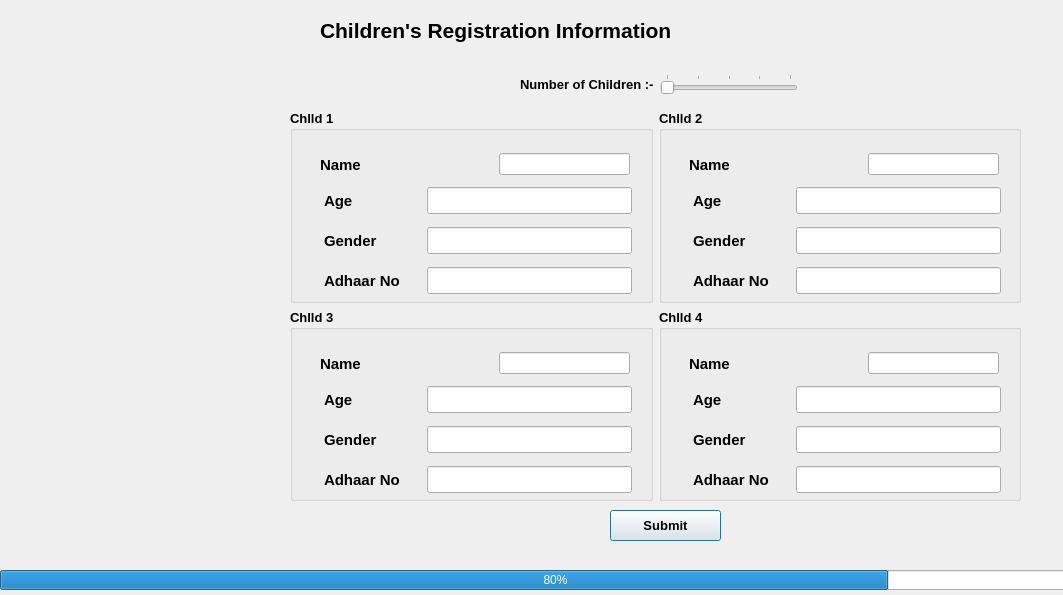
<?xml version="1.0" encoding="UTF-8"?>
<ui version="4.0">
 <class>Dialog4</class>
 <widget class="QDialog" name="Dialog4">
  <property name="geometry">
   <rect>
    <x>0</x>
    <y>0</y>
    <width>1063</width>
    <height>595</height>
   </rect>
  </property>
  <property name="windowTitle">
   <string>Dialog</string>
  </property>
  <property name="styleSheet">
   <string notr="true">background-image: url(:/new/prefix1/D:/FEC/pexels-madison-inouye-1831234.jpg);</string>
  </property>
  <widget class="QLabel" name="label_22">
   <property name="geometry">
    <rect>
     <x>30</x>
     <y>220</y>
     <width>261</width>
     <height>231</height>
    </rect>
   </property>
   <property name="styleSheet">
    <string notr="true">image: url(:/new/prefix1/D:/FEC/medical_mask_PNG48.png);</string>
   </property>
   <property name="text">
    <string/>
   </property>
  </widget>
  <widget class="QWidget" name="layoutWidget">
   <property name="geometry">
    <rect>
     <x>290</x>
     <y>110</y>
     <width>731</width>
     <height>391</height>
    </rect>
   </property>
   <layout class="QGridLayout" name="gridLayout">
    <item row="1" column="0">
     <widget class="QGroupBox" name="groupBox_3">
      <property name="font">
       <font>
        <pointsize>10</pointsize>
        <weight>75</weight>
        <bold>true</bold>
       </font>
      </property>
      <property name="title">
       <string>Chlld 3</string>
      </property>
      <widget class="QLabel" name="label_14">
       <property name="geometry">
        <rect>
         <x>34</x>
         <y>77</y>
         <width>49</width>
         <height>27</height>
        </rect>
       </property>
       <property name="font">
        <font>
         <pointsize>11</pointsize>
         <weight>75</weight>
         <bold>true</bold>
        </font>
       </property>
       <property name="text">
        <string>Age</string>
       </property>
      </widget>
      <widget class="QLineEdit" name="lineEdit_10">
       <property name="geometry">
        <rect>
         <x>137</x>
         <y>77</y>
         <width>205</width>
         <height>27</height>
        </rect>
       </property>
       <property name="font">
        <font>
         <pointsize>9</pointsize>
         <weight>75</weight>
         <bold>true</bold>
        </font>
       </property>
       <property name="styleSheet">
        <string notr="true">color: rgb(170, 85, 127);</string>
       </property>
      </widget>
      <widget class="QLabel" name="label_15">
       <property name="geometry">
        <rect>
         <x>34</x>
         <y>117</y>
         <width>71</width>
         <height>27</height>
        </rect>
       </property>
       <property name="font">
        <font>
         <pointsize>11</pointsize>
         <weight>75</weight>
         <bold>true</bold>
        </font>
       </property>
       <property name="text">
        <string>Gender</string>
       </property>
      </widget>
      <widget class="QLineEdit" name="lineEdit_11">
       <property name="geometry">
        <rect>
         <x>137</x>
         <y>117</y>
         <width>205</width>
         <height>27</height>
        </rect>
       </property>
       <property name="font">
        <font>
         <pointsize>9</pointsize>
         <weight>75</weight>
         <bold>true</bold>
        </font>
       </property>
       <property name="styleSheet">
        <string notr="true">color: rgb(170, 85, 127);</string>
       </property>
      </widget>
      <widget class="QLabel" name="label_16">
       <property name="geometry">
        <rect>
         <x>34</x>
         <y>157</y>
         <width>101</width>
         <height>27</height>
        </rect>
       </property>
       <property name="font">
        <font>
         <pointsize>11</pointsize>
         <weight>75</weight>
         <bold>true</bold>
        </font>
       </property>
       <property name="text">
        <string>Adhaar No</string>
       </property>
      </widget>
      <widget class="QLineEdit" name="lineEdit_12">
       <property name="geometry">
        <rect>
         <x>137</x>
         <y>157</y>
         <width>205</width>
         <height>27</height>
        </rect>
       </property>
       <property name="font">
        <font>
         <pointsize>9</pointsize>
         <weight>75</weight>
         <bold>true</bold>
        </font>
       </property>
       <property name="styleSheet">
        <string notr="true">color: rgb(170, 85, 127);</string>
       </property>
      </widget>
      <widget class="QWidget" name="layoutWidget_3">
       <property name="geometry">
        <rect>
         <x>30</x>
         <y>40</y>
         <width>310</width>
         <height>29</height>
        </rect>
       </property>
       <layout class="QHBoxLayout" name="horizontalLayout_4">
        <item>
         <widget class="QLabel" name="label_17">
          <property name="font">
           <font>
            <pointsize>11</pointsize>
            <weight>75</weight>
            <bold>true</bold>
           </font>
          </property>
          <property name="text">
           <string>Name</string>
          </property>
         </widget>
        </item>
        <item>
         <spacer name="horizontalSpacer_12">
          <property name="orientation">
           <enum>Qt::Horizontal</enum>
          </property>
          <property name="sizeHint" stdset="0">
           <size>
            <width>40</width>
            <height>20</height>
           </size>
          </property>
         </spacer>
        </item>
        <item>
         <widget class="QLineEdit" name="lineEdit_9">
          <property name="font">
           <font>
            <pointsize>9</pointsize>
            <weight>75</weight>
            <bold>true</bold>
           </font>
          </property>
          <property name="styleSheet">
           <string notr="true">color: rgb(170, 85, 127);</string>
          </property>
         </widget>
        </item>
       </layout>
      </widget>
     </widget>
    </item>
    <item row="0" column="1">
     <widget class="QGroupBox" name="groupBox_2">
      <property name="font">
       <font>
        <pointsize>10</pointsize>
        <weight>75</weight>
        <bold>true</bold>
       </font>
      </property>
      <property name="title">
       <string>Chlld 2</string>
      </property>
      <widget class="QLabel" name="label_6">
       <property name="geometry">
        <rect>
         <x>34</x>
         <y>77</y>
         <width>49</width>
         <height>27</height>
        </rect>
       </property>
       <property name="font">
        <font>
         <pointsize>11</pointsize>
         <weight>75</weight>
         <bold>true</bold>
        </font>
       </property>
       <property name="text">
        <string>Age</string>
       </property>
      </widget>
      <widget class="QLineEdit" name="lineEdit_6">
       <property name="geometry">
        <rect>
         <x>137</x>
         <y>77</y>
         <width>205</width>
         <height>27</height>
        </rect>
       </property>
       <property name="font">
        <font>
         <pointsize>9</pointsize>
         <weight>75</weight>
         <bold>true</bold>
        </font>
       </property>
       <property name="styleSheet">
        <string notr="true">color: rgb(170, 85, 127);</string>
       </property>
      </widget>
      <widget class="QLabel" name="label_7">
       <property name="geometry">
        <rect>
         <x>34</x>
         <y>117</y>
         <width>71</width>
         <height>27</height>
        </rect>
       </property>
       <property name="font">
        <font>
         <pointsize>11</pointsize>
         <weight>75</weight>
         <bold>true</bold>
        </font>
       </property>
       <property name="text">
        <string>Gender</string>
       </property>
      </widget>
      <widget class="QLineEdit" name="lineEdit_7">
       <property name="geometry">
        <rect>
         <x>137</x>
         <y>117</y>
         <width>205</width>
         <height>27</height>
        </rect>
       </property>
       <property name="font">
        <font>
         <pointsize>9</pointsize>
         <weight>75</weight>
         <bold>true</bold>
        </font>
       </property>
       <property name="styleSheet">
        <string notr="true">color: rgb(170, 85, 127);</string>
       </property>
      </widget>
      <widget class="QLabel" name="label_8">
       <property name="geometry">
        <rect>
         <x>34</x>
         <y>157</y>
         <width>101</width>
         <height>27</height>
        </rect>
       </property>
       <property name="font">
        <font>
         <pointsize>11</pointsize>
         <weight>75</weight>
         <bold>true</bold>
        </font>
       </property>
       <property name="text">
        <string>Adhaar No</string>
       </property>
      </widget>
      <widget class="QLineEdit" name="lineEdit_8">
       <property name="geometry">
        <rect>
         <x>137</x>
         <y>157</y>
         <width>205</width>
         <height>27</height>
        </rect>
       </property>
       <property name="font">
        <font>
         <pointsize>9</pointsize>
         <weight>75</weight>
         <bold>true</bold>
        </font>
       </property>
       <property name="styleSheet">
        <string notr="true">color: rgb(170, 85, 127);</string>
       </property>
      </widget>
      <widget class="QWidget" name="layoutWidget_2">
       <property name="geometry">
        <rect>
         <x>30</x>
         <y>40</y>
         <width>310</width>
         <height>29</height>
        </rect>
       </property>
       <layout class="QHBoxLayout" name="horizontalLayout_2">
        <item>
         <widget class="QLabel" name="label_9">
          <property name="font">
           <font>
            <pointsize>11</pointsize>
            <weight>75</weight>
            <bold>true</bold>
           </font>
          </property>
          <property name="text">
           <string>Name</string>
          </property>
         </widget>
        </item>
        <item>
         <spacer name="horizontalSpacer_6">
          <property name="orientation">
           <enum>Qt::Horizontal</enum>
          </property>
          <property name="sizeHint" stdset="0">
           <size>
            <width>40</width>
            <height>20</height>
           </size>
          </property>
         </spacer>
        </item>
        <item>
         <widget class="QLineEdit" name="lineEdit_5">
          <property name="font">
           <font>
            <pointsize>9</pointsize>
            <weight>75</weight>
            <bold>true</bold>
           </font>
          </property>
          <property name="styleSheet">
           <string notr="true">color: rgb(170, 85, 127);</string>
          </property>
         </widget>
        </item>
       </layout>
      </widget>
     </widget>
    </item>
    <item row="1" column="1">
     <widget class="QGroupBox" name="groupBox_4">
      <property name="font">
       <font>
        <pointsize>10</pointsize>
        <weight>75</weight>
        <bold>true</bold>
       </font>
      </property>
      <property name="title">
       <string>Chlld 4</string>
      </property>
      <widget class="QLabel" name="label_18">
       <property name="geometry">
        <rect>
         <x>34</x>
         <y>77</y>
         <width>49</width>
         <height>27</height>
        </rect>
       </property>
       <property name="font">
        <font>
         <pointsize>11</pointsize>
         <weight>75</weight>
         <bold>true</bold>
        </font>
       </property>
       <property name="text">
        <string>Age</string>
       </property>
      </widget>
      <widget class="QLineEdit" name="lineEdit_14">
       <property name="geometry">
        <rect>
         <x>137</x>
         <y>77</y>
         <width>205</width>
         <height>27</height>
        </rect>
       </property>
       <property name="font">
        <font>
         <pointsize>9</pointsize>
         <weight>75</weight>
         <bold>true</bold>
        </font>
       </property>
       <property name="styleSheet">
        <string notr="true">color: rgb(170, 85, 127);</string>
       </property>
      </widget>
      <widget class="QLabel" name="label_19">
       <property name="geometry">
        <rect>
         <x>34</x>
         <y>117</y>
         <width>71</width>
         <height>27</height>
        </rect>
       </property>
       <property name="font">
        <font>
         <pointsize>11</pointsize>
         <weight>75</weight>
         <bold>true</bold>
        </font>
       </property>
       <property name="text">
        <string>Gender</string>
       </property>
      </widget>
      <widget class="QLineEdit" name="lineEdit_15">
       <property name="geometry">
        <rect>
         <x>137</x>
         <y>117</y>
         <width>205</width>
         <height>27</height>
        </rect>
       </property>
       <property name="font">
        <font>
         <pointsize>9</pointsize>
         <weight>75</weight>
         <bold>true</bold>
        </font>
       </property>
       <property name="styleSheet">
        <string notr="true">color: rgb(170, 85, 127);</string>
       </property>
      </widget>
      <widget class="QLabel" name="label_20">
       <property name="geometry">
        <rect>
         <x>34</x>
         <y>157</y>
         <width>101</width>
         <height>27</height>
        </rect>
       </property>
       <property name="font">
        <font>
         <pointsize>11</pointsize>
         <weight>75</weight>
         <bold>true</bold>
        </font>
       </property>
       <property name="text">
        <string>Adhaar No</string>
       </property>
      </widget>
      <widget class="QLineEdit" name="lineEdit_16">
       <property name="geometry">
        <rect>
         <x>137</x>
         <y>157</y>
         <width>205</width>
         <height>27</height>
        </rect>
       </property>
       <property name="font">
        <font>
         <pointsize>9</pointsize>
         <weight>75</weight>
         <bold>true</bold>
        </font>
       </property>
       <property name="styleSheet">
        <string notr="true">color: rgb(170, 85, 127);</string>
       </property>
      </widget>
      <widget class="QWidget" name="layoutWidget_4">
       <property name="geometry">
        <rect>
         <x>30</x>
         <y>40</y>
         <width>310</width>
         <height>29</height>
        </rect>
       </property>
       <layout class="QHBoxLayout" name="horizontalLayout_5">
        <item>
         <widget class="QLabel" name="label_21">
          <property name="font">
           <font>
            <pointsize>11</pointsize>
            <weight>75</weight>
            <bold>true</bold>
           </font>
          </property>
          <property name="text">
           <string>Name</string>
          </property>
         </widget>
        </item>
        <item>
         <spacer name="horizontalSpacer_15">
          <property name="orientation">
           <enum>Qt::Horizontal</enum>
          </property>
          <property name="sizeHint" stdset="0">
           <size>
            <width>40</width>
            <height>20</height>
           </size>
          </property>
         </spacer>
        </item>
        <item>
         <widget class="QLineEdit" name="lineEdit_13">
          <property name="font">
           <font>
            <pointsize>9</pointsize>
            <weight>75</weight>
            <bold>true</bold>
           </font>
          </property>
          <property name="styleSheet">
           <string notr="true">color: rgb(170, 85, 127);</string>
          </property>
         </widget>
        </item>
       </layout>
      </widget>
     </widget>
    </item>
    <item row="0" column="0">
     <widget class="QGroupBox" name="groupBox">
      <property name="font">
       <font>
        <pointsize>10</pointsize>
        <weight>75</weight>
        <bold>true</bold>
       </font>
      </property>
      <property name="title">
       <string>Chlld 1</string>
      </property>
      <widget class="QLabel" name="label_3">
       <property name="geometry">
        <rect>
         <x>34</x>
         <y>77</y>
         <width>49</width>
         <height>27</height>
        </rect>
       </property>
       <property name="font">
        <font>
         <pointsize>11</pointsize>
         <weight>75</weight>
         <bold>true</bold>
        </font>
       </property>
       <property name="text">
        <string>Age</string>
       </property>
      </widget>
      <widget class="QLineEdit" name="lineEdit_2">
       <property name="geometry">
        <rect>
         <x>137</x>
         <y>77</y>
         <width>205</width>
         <height>27</height>
        </rect>
       </property>
       <property name="font">
        <font>
         <pointsize>9</pointsize>
         <weight>75</weight>
         <bold>true</bold>
        </font>
       </property>
       <property name="styleSheet">
        <string notr="true">color: rgb(170, 85, 127);</string>
       </property>
      </widget>
      <widget class="QLabel" name="label_4">
       <property name="geometry">
        <rect>
         <x>34</x>
         <y>117</y>
         <width>71</width>
         <height>27</height>
        </rect>
       </property>
       <property name="font">
        <font>
         <pointsize>11</pointsize>
         <weight>75</weight>
         <bold>true</bold>
        </font>
       </property>
       <property name="text">
        <string>Gender</string>
       </property>
      </widget>
      <widget class="QLineEdit" name="lineEdit_3">
       <property name="geometry">
        <rect>
         <x>137</x>
         <y>117</y>
         <width>205</width>
         <height>27</height>
        </rect>
       </property>
       <property name="font">
        <font>
         <pointsize>9</pointsize>
         <weight>75</weight>
         <bold>true</bold>
        </font>
       </property>
       <property name="styleSheet">
        <string notr="true">color: rgb(170, 85, 127);</string>
       </property>
      </widget>
      <widget class="QLabel" name="label_5">
       <property name="geometry">
        <rect>
         <x>34</x>
         <y>157</y>
         <width>101</width>
         <height>27</height>
        </rect>
       </property>
       <property name="font">
        <font>
         <pointsize>11</pointsize>
         <weight>75</weight>
         <bold>true</bold>
        </font>
       </property>
       <property name="text">
        <string>Adhaar No</string>
       </property>
      </widget>
      <widget class="QLineEdit" name="lineEdit_4">
       <property name="geometry">
        <rect>
         <x>137</x>
         <y>157</y>
         <width>205</width>
         <height>27</height>
        </rect>
       </property>
       <property name="font">
        <font>
         <pointsize>9</pointsize>
         <weight>75</weight>
         <bold>true</bold>
        </font>
       </property>
       <property name="styleSheet">
        <string notr="true">color: rgb(170, 85, 127);</string>
       </property>
      </widget>
      <widget class="QWidget" name="layoutWidget_5">
       <property name="geometry">
        <rect>
         <x>30</x>
         <y>40</y>
         <width>310</width>
         <height>29</height>
        </rect>
       </property>
       <layout class="QHBoxLayout" name="horizontalLayout">
        <item>
         <widget class="QLabel" name="label_2">
          <property name="font">
           <font>
            <pointsize>11</pointsize>
            <weight>75</weight>
            <bold>true</bold>
           </font>
          </property>
          <property name="text">
           <string>Name</string>
          </property>
         </widget>
        </item>
        <item>
         <spacer name="horizontalSpacer">
          <property name="orientation">
           <enum>Qt::Horizontal</enum>
          </property>
          <property name="sizeHint" stdset="0">
           <size>
            <width>40</width>
            <height>20</height>
           </size>
          </property>
         </spacer>
        </item>
        <item>
         <widget class="QLineEdit" name="lineEdit">
          <property name="font">
           <font>
            <pointsize>9</pointsize>
            <weight>75</weight>
            <bold>true</bold>
           </font>
          </property>
          <property name="styleSheet">
           <string notr="true">color: rgb(170, 85, 127);</string>
          </property>
         </widget>
        </item>
       </layout>
      </widget>
     </widget>
    </item>
   </layout>
  </widget>
  <widget class="QLabel" name="label">
   <property name="geometry">
    <rect>
     <x>320</x>
     <y>10</y>
     <width>491</width>
     <height>41</height>
    </rect>
   </property>
   <property name="font">
    <font>
     <pointsize>16</pointsize>
     <weight>75</weight>
     <bold>true</bold>
    </font>
   </property>
   <property name="text">
    <string>Children's Registration Information</string>
   </property>
  </widget>
  <widget class="QPushButton" name="pushButton">
   <property name="geometry">
    <rect>
     <x>610</x>
     <y>510</y>
     <width>111</width>
     <height>31</height>
    </rect>
   </property>
   <property name="font">
    <font>
     <pointsize>10</pointsize>
     <weight>75</weight>
     <bold>true</bold>
    </font>
   </property>
   <property name="text">
    <string>Submit</string>
   </property>
  </widget>
  <widget class="QProgressBar" name="progressBar">
   <property name="geometry">
    <rect>
     <x>0</x>
     <y>570</y>
     <width>1111</width>
     <height>20</height>
    </rect>
   </property>
   <property name="value">
    <number>80</number>
   </property>
   <property name="format">
    <string>%p%</string>
   </property>
  </widget>
  <widget class="QWidget" name="">
   <property name="geometry">
    <rect>
     <x>520</x>
     <y>70</y>
     <width>278</width>
     <height>29</height>
    </rect>
   </property>
   <layout class="QHBoxLayout" name="horizontalLayout_3">
    <item>
     <widget class="QLabel" name="label_10">
      <property name="font">
       <font>
        <pointsize>10</pointsize>
        <weight>75</weight>
        <bold>true</bold>
       </font>
      </property>
      <property name="text">
       <string>Number of Children :-</string>
      </property>
     </widget>
    </item>
    <item>
     <widget class="QSlider" name="horizontalSlider">
      <property name="styleSheet">
       <string notr="true">background-image: url(:/new/prefix1/D:/FEC/pink.jpg);</string>
      </property>
      <property name="maximum">
       <number>4</number>
      </property>
      <property name="tracking">
       <bool>false</bool>
      </property>
      <property name="orientation">
       <enum>Qt::Horizontal</enum>
      </property>
      <property name="invertedAppearance">
       <bool>false</bool>
      </property>
      <property name="invertedControls">
       <bool>false</bool>
      </property>
      <property name="tickPosition">
       <enum>QSlider::TicksAbove</enum>
      </property>
     </widget>
    </item>
   </layout>
  </widget>
 </widget>
 <resources/>
 <connections/>
</ui>
